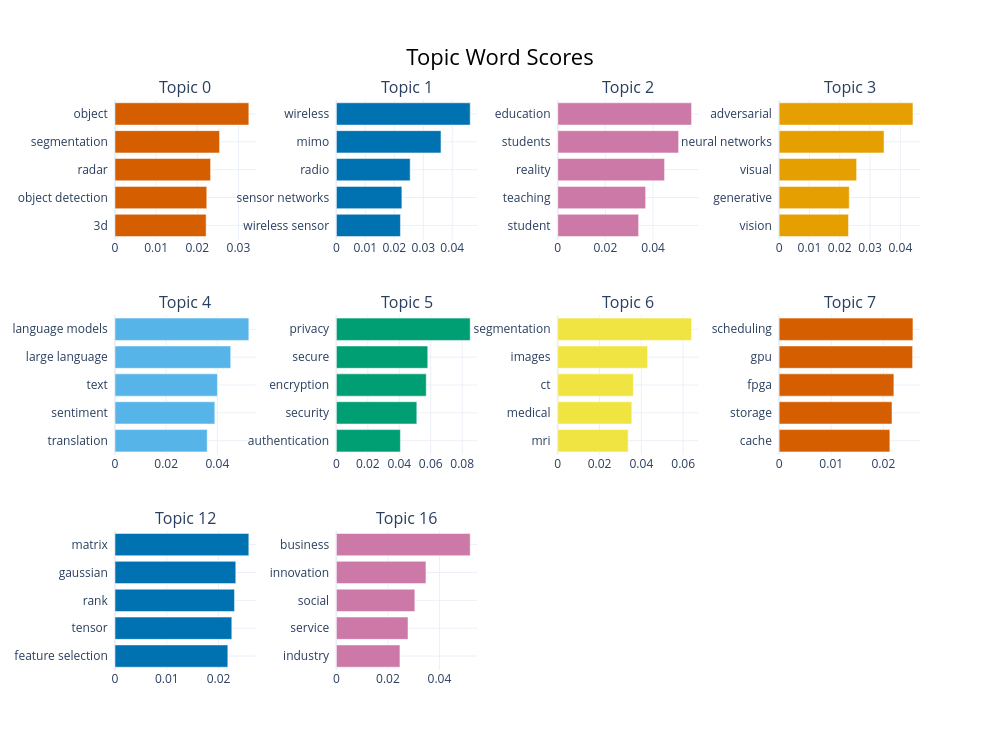

Source (notebook cell):
### Code cell
# Most important words
topic_model.visualize_barchart(top_n_topics=10)

### Figure 1 — Plotly figure (JSON) as saved in the notebook; plotly's stock layout.template omitted (floating-point values rounded to 4 significant figures)
{"data": [{"marker": {"color": "#D55E00"}, "orientation": "h", "type": "bar", "x": [0.02214, 0.0223, 0.02322, 0.02541, 0.03252], "xaxis": "x", "y": ["3d  ", "object detection  ", "radar  ", "segmentation  ", "object  "], "yaxis": "y"}, {"marker": {"color": "#0072B2"}, "orientation": "h", "type": "bar", "x": [0.02211, 0.02261, 0.02547, 0.03611, 0.0462], "xaxis": "x2", "y": ["wireless sensor  ", "sensor networks  ", "radio  ", "mimo  ", "wireless  "], "yaxis": "y2"}, {"marker": {"color": "#CC79A7"}, "orientation": "h", "type": "bar", "x": [0.03395, 0.0369, 0.04485, 0.05076, 0.05619], "xaxis": "x3", "y": ["student  ", "teaching  ", "reality  ", "students  ", "education  "], "yaxis": "y3"}, {"marker": {"color": "#E69F00"}, "orientation": "h", "type": "bar", "x": [0.02289, 0.02314, 0.02556, 0.03461, 0.04415], "xaxis": "x4", "y": ["vision  ", "generative  ", "visual  ", "neural networks  ", "adversarial  "], "yaxis": "y4"}, {"marker": {"color": "#56B4E9"}, "orientation": "h", "type": "bar", "x": [0.03601, 0.03898, 0.04, 0.0452, 0.05228], "xaxis": "x5", "y": ["translation  ", "sentiment  ", "text  ", "large language  ", "language models  "], "yaxis": "y5"}, {"marker": {"color": "#009E73"}, "orientation": "h", "type": "bar", "x": [0.04071, 0.05114, 0.05715, 0.05811, 0.08509], "xaxis": "x6", "y": ["authentication  ", "security  ", "encryption  ", "secure  ", "privacy  "], "yaxis": "y6"}, {"marker": {"color": "#F0E442"}, "orientation": "h", "type": "bar", "x": [0.03369, 0.03544, 0.03619, 0.04301, 0.06403], "xaxis": "x7", "y": ["mri  ", "medical  ", "ct  ", "images  ", "segmentation  "], "yaxis": "y7"}, {"marker": {"color": "#D55E00"}, "orientation": "h", "type": "bar", "x": [0.02125, 0.02166, 0.02202, 0.02561, 0.02568], "xaxis": "x8", "y": ["cache  ", "storage  ", "fpga  ", "gpu  ", "scheduling  "], "yaxis": "y8"}, {"marker": {"color": "#0072B2"}, "orientation": "h", "type": "bar", "x": [0.02179, 0.02256, 0.02308, 0.02333, 0.02585], "xaxis": "x9", "y": ["feature selection  ", "tensor  ", "rank  ", "gaussian  ", "matrix  "], "yaxis": "y9"}, {"marker": {"color": "#CC79A7"}, "orientation": "h", "type": "bar", "x": [0.02467, 0.0278, 0.03046, 0.03477, 0.05195], "xaxis": "x10", "y": ["industry  ", "service  ", "social  ", "innovation  ", "business  "], "yaxis": "y10"}], "layout": {"annotations": [{"font": {"size": 16}, "showarrow": false, "text": "Topic 0", "x": 0.0875, "xanchor": "center", "xref": "paper", "y": 1, "yanchor": "bottom", "yref": "paper"}, {"font": {"size": 16}, "showarrow": false, "text": "Topic 1", "x": 0.3625, "xanchor": "center", "xref": "paper", "y": 1, "yanchor": "bottom", "yref": "paper"}, {"font": {"size": 16}, "showarrow": false, "text": "Topic 2", "x": 0.6375, "xanchor": "center", "xref": "paper", "y": 1, "yanchor": "bottom", "yref": "paper"}, {"font": {"size": 16}, "showarrow": false, "text": "Topic 3", "x": 0.9125, "xanchor": "center", "xref": "paper", "y": 1, "yanchor": "bottom", "yref": "paper"}, {"font": {"size": 16}, "showarrow": false, "text": "Topic 4", "x": 0.0875, "xanchor": "center", "xref": "paper", "y": 0.6222, "yanchor": "bottom", "yref": "paper"}, {"font": {"size": 16}, "showarrow": false, "text": "Topic 5", "x": 0.3625, "xanchor": "center", "xref": "paper", "y": 0.6222, "yanchor": "bottom", "yref": "paper"}, {"font": {"size": 16}, "showarrow": false, "text": "Topic 6", "x": 0.6375, "xanchor": "center", "xref": "paper", "y": 0.6222, "yanchor": "bottom", "yref": "paper"}, {"font": {"size": 16}, "showarrow": false, "text": "Topic 7", "x": 0.9125, "xanchor": "center", "xref": "paper", "y": 0.6222, "yanchor": "bottom", "yref": "paper"}, {"font": {"size": 16}, "showarrow": false, "text": "Topic 12", "x": 0.0875, "xanchor": "center", "xref": "paper", "y": 0.2444, "yanchor": "bottom", "yref": "paper"}, {"font": {"size": 16}, "showarrow": false, "text": "Topic 16", "x": 0.3625, "xanchor": "center", "xref": "paper", "y": 0.2444, "yanchor": "bottom", "yref": "paper"}], "height": 750, "hoverlabel": {"bgcolor": "white", "font": {"family": "Rockwell", "size": 16}}, "showlegend": false, "title": {"font": {"color": "Black", "size": 22}, "text": "Topic Word Scores", "x": 0.5, "xanchor": "center", "yanchor": "top"}, "width": 1000, "xaxis": {"anchor": "y", "domain": [0, 0.175], "showgrid": true}, "xaxis10": {"anchor": "y10", "domain": [0.275, 0.45], "showgrid": true}, "xaxis11": {"anchor": "y11", "domain": [0.55, 0.725], "showgrid": true}, "xaxis12": {"anchor": "y12", "domain": [0.825, 1], "showgrid": true}, "xaxis2": {"anchor": "y2", "domain": [0.275, 0.45], "showgrid": true}, "xaxis3": {"anchor": "y3", "domain": [0.55, 0.725], "showgrid": true}, "xaxis4": {"anchor": "y4", "domain": [0.825, 1], "showgrid": true}, "xaxis5": {"anchor": "y5", "domain": [0, 0.175], "showgrid": true}, "xaxis6": {"anchor": "y6", "domain": [0.275, 0.45], "showgrid": true}, "xaxis7": {"anchor": "y7", "domain": [0.55, 0.725], "showgrid": true}, "xaxis8": {"anchor": "y8", "domain": [0.825, 1], "showgrid": true}, "xaxis9": {"anchor": "y9", "domain": [0, 0.175], "showgrid": true}, "yaxis": {"anchor": "x", "domain": [0.7556, 1], "showgrid": true}, "yaxis10": {"anchor": "x10", "domain": [0, 0.2444], "showgrid": true}, "yaxis11": {"anchor": "x11", "domain": [0, 0.2444], "showgrid": true}, "yaxis12": {"anchor": "x12", "domain": [0, 0.2444], "showgrid": true}, "yaxis2": {"anchor": "x2", "domain": [0.7556, 1], "showgrid": true}, "yaxis3": {"anchor": "x3", "domain": [0.7556, 1], "showgrid": true}, "yaxis4": {"anchor": "x4", "domain": [0.7556, 1], "showgrid": true}, "yaxis5": {"anchor": "x5", "domain": [0.3778, 0.6222], "showgrid": true}, "yaxis6": {"anchor": "x6", "domain": [0.3778, 0.6222], "showgrid": true}, "yaxis7": {"anchor": "x7", "domain": [0.3778, 0.6222], "showgrid": true}, "yaxis8": {"anchor": "x8", "domain": [0.3778, 0.6222], "showgrid": true}, "yaxis9": {"anchor": "x9", "domain": [0, 0.2444], "showgrid": true}}}
